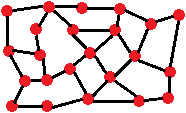
#> input picture goodGraphs/graph3.png, 186 x 113 px
$ python algo.py
#> lines starting #> are read from the running program, lines starting #| are printed output that depends on the picture
### Vertex.py
class Vertex:
    def __init__(self, color) -> None:
        self.pixel_coordinates = set()
        self.color = color

    # [5 lines left out: function compare, not called in this run]

    def add(self,x,y):
        self.pixel_coordinates.add((x,y))

    def remove(self,x,y):
        self.pixel_coordinates.remove((x,y))

    def get_size(self):
        return len(self.pixel_coordinates)

    def __str__(self):
        return f"Vertex" + self.index

### Edge.py
class Edge:
    def __init__(self, color) -> None:
        self.pixel_coordinates = set()
        self.color = color
        self.Verticies = set()
        self.full = False

    # [5 lines left out: function compare, not called in this run]

    def add(self,x,y):
        self.pixel_coordinates.add((x,y))

    def remove(self,x,y):
        self.pixel_coordinates.remove((x,y))

    def get_size(self):
        return len(self.pixel_coordinates)

    # [5 lines left out: function addVertex, not called in this run]

### algo.py
from PIL import Image, ImageDraw
import numpy as np
import Vertex, Edge

image_path = "goodGraphs/graph3.png"

color_white = (255, 255, 255)
color_black = (0, 0, 0)
color_red = (237, 28, 36)
color_green = (34, 177, 76)

im = Image.open(image_path)
#> im is the input picture: PIL image 186x113 RGB; mean R, G, B 223.4, 199.7, 200.6
im = im.convert('RGB')

id = [[0 for i in range(im.size[0]) ] for i in range(im.size[1])]
Vertices = []
Edges = []
colors = {0}
#Identify the pixel

#Define a way to change the order of iteration to improve subsequent passes
# def f(flip_i_index)
# range_i = range(1,im.size[1] - 1)
# if flip_i_index:
# 	range_i = range(im.size[1] - 1, 0, -1)
# for i in range(range_i):

for j in range(1,im.size[1] - 1):
    for i in range(1,im.size[0] - 1):
        pixel = im.getpixel((i,j))
        #colors.add(pixel)
        if not(pixel == color_white):

            up_left_pixel = im.getpixel((i - 1,j - 1))
            up_pixel = im.getpixel((i,j - 1))
            up_right_pixel = im.getpixel((i + 1,j - 1))

            left_pixel = im.getpixel((i - 1,j))
            right_pixel = im.getpixel((i + 1,j))

            down_left_pixel = im.getpixel((i - 1,j + 1))
            down_pixel = im.getpixel((i,j + 1))
            down_right_pixel = im.getpixel((i + 1,j + 1))

            #Can simplify everything by putting it in a loop like this
            # neighbors = [
            # [i-1,j-1],
            # [i,j-1],....
            # ]
            # for x,y in neighbors:


            if id[j][i] == 0:
                if (pixel == down_right_pixel) and not(id[j + 1][i + 1]==0):
                    id[j][i] = id[j + 1][i + 1]
                    #print("upleft")

                elif (pixel == down_pixel) and not(id[j + 1][i]==0):
                                    id[j][i] = id[j + 1][i]

                                    #print("up")

                elif (pixel == down_left_pixel) and not(id[j + 1][i - 1]==0):
                                    id[j][i] = id[j + 1][i - 1]

                                    #print("upright")

                elif (pixel == right_pixel) and not(id[j][i + 1]==0):
                                    id[j][i] = id[j][i + 1]

                                    #print("left")

                elif pixel == left_pixel and not(id[j][i - 1]==0):
                                    id[j][i] = id[j][i - 1]

                                    #print("left")

                elif pixel == up_right_pixel and not(id[j - 1][i + 1]==0):
                                    id[j][i] = id[j - 1][i + 1]

                                    #print("upright")

                elif pixel == up_pixel and not(id[j - 1][i]==0):
                                    id[j][i] = id[j - 1][i]

                                    #print("up")

                elif pixel == up_left_pixel and not(id[j - 1][i - 1]==0):
                                    id[j][i] = id[j - 1][i - 1]

                                    #print("upleft")

                else:
                    if pixel == color_black:

                        id[j][i] = Edge.Edge(tuple(np.random.choice(range(256), size=3)))
                        #id[j][i] = Edge.Edge(pixel)
                        Edges.append(id[j][i])
                    else:
                        id[j][i] = Vertex.Vertex(tuple(np.random.choice(range(256), size=3)))
                        #id[j][i] = Vertex.Vertex(pixel)
                        Vertices.append(id[j][i])

            id[j][i].add(i,j)

            if pixel == up_left_pixel:
                if not(id[j - 1][i - 1]==0):
                    id[j - 1][i - 1].remove(i - 1, j - 1)
                id[j - 1][i - 1] = id[j][i]
                id[j - 1][i - 1].add(i - 1,j - 1)
                #print("upleft)

            if pixel == up_pixel:
                if not(id[j - 1][i]==0):
                    id[j - 1][i].remove(i, j - 1)
                id[j - 1][i] = id[j][i]
                id[j - 1][i].add(i, j - 1)
                #print("up")

            if pixel == up_right_pixel:
                if not(id[j - 1][i + 1]==0):
                    id[j - 1][i + 1].remove(i + 1, j - 1)
                id[j - 1][i + 1] = id[j][i]
                id[j - 1][i + 1].add(i + 1, j - 1)
                #print("upright")

            if pixel == left_pixel:
                if not(id[j][i - 1]==0):
                    id[j][i - 1].remove(i - 1, j)
                id[j][i - 1] = id[j][i]
                id[j][i - 1].add(i - 1, j)
                #print("left")

            if pixel == right_pixel:
                if not(id[j][i + 1]==0):
                    id[j][i + 1].remove(i + 1, j)
                id[j][i + 1] = id[j][i]
                id[j][i + 1].add(i + 1, j)
                #print("left")

            if pixel == down_left_pixel:
                if not(id[j + 1][i - 1]==0):
                    id[j + 1][i - 1].remove(i - 1,j + 1)
                id[j + 1][i - 1] = id[j][i]
                id[j + 1][i - 1].add(i - 1,j + 1)
                #print("upright")

            if pixel == down_pixel:
                if not(id[j + 1][i]==0):
                    id[j + 1][i].remove(i, j + 1)
                id[j + 1][i] = id[j][i]
                id[j + 1][i].add(i, j + 1)
                #print("up")

            if pixel == down_right_pixel:
                if not(id[j + 1][i + 1]==0):
                    id[j + 1][i + 1].remove(i + 1,j + 1)
                id[j + 1][i + 1] = id[j][i]
                id[j + 1][i + 1].add(i + 1,j + 1)
#> after the loop, Edges = 51 items; Vertices = 33 items; id = 113 items
                #print("upleft")


#draw image
image = Image.new("RGB", im.size, (255, 255, 255))
#> image: PIL image 186x113 RGB; every value is 255

for vertex in Vertices:
    pixels = vertex.pixel_coordinates
    for pixel in pixels:
        image.putpixel(pixel, vertex.color)
#> this loop made 33 passes
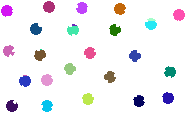
#> image: PIL image 186x113 RGB; mean R, G, B 239.2, 237.9, 242.2

for edge in Edges:
    pixels = edge.pixel_coordinates
    for pixel in pixels:
        image.putpixel(pixel, edge.color)
#> this loop made 51 passes
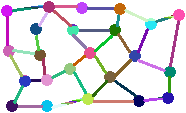
#> image: PIL image 186x113 RGB; mean R, G, B 224.1, 222.3, 227

#image.putpixel((10,6), (0,0,0))
#print(id[10][6].color)

image.save("first iteration.png")
print(colors)
for count in range(0,50):
    for j in range(1,im.size[1] - 1):
        for i in range(1,im.size[0] - 1):
            pixel = im.getpixel((i,j))
            #colors.add(pixel)
            if not(pixel == color_white):

                up_left_pixel = im.getpixel((i - 1,j - 1))
                up_pixel = im.getpixel((i,j - 1))
                up_right_pixel = im.getpixel((i + 1,j - 1))

                left_pixel = im.getpixel((i - 1,j))
                right_pixel = im.getpixel((i + 1,j))

                down_left_pixel = im.getpixel((i - 1,j + 1))
                down_pixel = im.getpixel((i,j + 1))
                down_right_pixel = im.getpixel((i + 1,j + 1))

                count = {}
                if (pixel == down_right_pixel) and not(id[j + 1][i + 1]==0):
                        if id[j + 1][i + 1] in count:
                              count[id[j + 1][i + 1]] = count[id[j + 1][i + 1]] + 1
                        else:
                              count[id[j + 1][i + 1]] = 0

                if (pixel == down_pixel) and not(id[j + 1][i]==0):
                        if id[j + 1][i] in count:
                              count[id[j + 1][i]] = count[id[j + 1][i]] + 1
                        else:
                              count[id[j + 1][i]] = 0

                if (pixel == down_left_pixel) and not(id[j + 1][i - 1]==0):
                        if id[j + 1][i - 1] in count:
                              count[id[j + 1][i - 1]] = count[id[j + 1][i - 1]] + 1
                        else:
                              count[id[j + 1][i - 1]] = 0

                if (pixel == right_pixel) and not(id[j][i + 1]==0):
                        if id[j][i + 1] in count:
                              count[id[j][i + 1]] = count[id[j][i + 1]] + 1
                        else:
                              count[id[j][i + 1]] = 0

                if (pixel == left_pixel) and not(id[j][i - 1]==0):
                        if id[j][i - 1] in count:
                              count[id[j][i - 1]] = count[id[j][i - 1]] + 1
                        else:
                              count[id[j][i - 1]] = 0

                if (pixel == up_right_pixel) and not(id[j - 1][i + 1]==0):
                        if id[j - 1][i + 1] in count:
                              count[id[j - 1][i + 1]] = count[id[j - 1][i + 1]] + 1
                        else:
                              count[id[j - 1][i + 1]] = 0

                if (pixel == up_pixel) and not(id[j - 1][i]==0):
                        if id[j - 1][i] in count:
                              count[id[j - 1][i]] = count[id[j - 1][i]] + 1
                        else:
                              count[id[j - 1][i]] = 0

                if (pixel == up_left_pixel) and not(id[j - 1][i - 1]==0):
                        if id[j - 1][i - 1] in count:
                              count[id[j - 1][i - 1]] = count[id[j - 1][i - 1]] + 1
                        else:
                              count[id[j - 1][i - 1]] = 0

                biggest_count = [0,0]
                for key in count:
                       if count[key] > biggest_count[1]:
                              biggest_count[0] = key
                              biggest_count[1] = count[key]

                if len(count)>4:
                    print(len(count))

                if not(id[j][i]==biggest_count[0]) and not (biggest_count[0] == 0):
                    id[j][i].remove(i,j)
                    id[j][i] = biggest_count[0]
                    id[j][i].add(i,j)

                """if (pixel == down_right_pixel) and not(id[j + 1][i + 1]==id[j][i]):
                    id[j][i].remove(i,j)
                    id[j][i] = id[j + 1][i + 1]
                    id[j][i].add(i,j)
                    #print("upleft")

                elif (pixel == down_pixel) and not(id[j + 1][i]==id[j][i]):
                    id[j][i].remove(i,j)
                    id[j][i] = id[j + 1][i]
                    id[j][i].add(i,j)
                    #print("up")

                elif (pixel == down_left_pixel) and not(id[j + 1][i - 1]==id[j][i]):
                    id[j][i].remove(i,j)
                    id[j][i] = id[j + 1][i - 1]
                    id[j][i].add(i,j)
                    #print("upright")

                elif (pixel == right_pixel) and not(id[j][i + 1]==id[j][i]):
                    id[j][i].remove(i,j)
                    id[j][i] = id[j][i + 1]
                    id[j][i].add(i,j)
                    #print("left")

                elif pixel == left_pixel and not(id[j][i - 1]==id[j][i]):
                    id[j][i].remove(i,j)
                    id[j][i] = id[j][i - 1]
                    id[j][i].add(i,j)
                    #print("left")

                elif pixel == up_right_pixel and not(id[j - 1][i + 1]==id[j][i]):
                    id[j][i].remove(i,j)
                    id[j][i] = id[j - 1][i + 1]
                    id[j][i].add(i,j)
                    #print("upright")

                elif pixel == up_pixel and not(id[j - 1][i]==id[j][i]):
                    id[j][i].remove(i,j)
                    id[j][i] = id[j - 1][i]
                    id[j][i].add(i,j)
                    #print("up")

                elif pixel == up_left_pixel and not(id[j - 1][i - 1]==id[j][i]):
                    id[j][i].remove(i,j)
                    id[j][i] = id[j - 1][i - 1]
                    id[j][i].add(i,j)
                    #print("upleft")"""

"""
for j in reversed(range(1,im.size[1] - 1)):
    for i in reversed(range(1,im.size[0] - 1)):
        pixel = im.getpixel((i,j))
        if not(pixel == color_white):

            up_left_pixel = im.getpixel((i - 1,j - 1))
            up_pixel = im.getpixel((i,j - 1))
            up_right_pixel = im.getpixel((i + 1,j - 1))

            left_pixel = im.getpixel((i - 1,j))
            right_pixel = im.getpixel((i + 1,j))

            down_left_pixel = im.getpixel((i - 1,j + 1))
            down_pixel = im.getpixel((i,j + 1))
            down_right_pixel = im.getpixel((i + 1,j - 1))

            if pixel == down_right_pixel:
                id[j][i] = id[j - 1][i + 1]
                #print("upleft")

            elif pixel == down_pixel:
                id[j][i] = id[j + 1][i]
                #print("up")

            elif pixel == down_left_pixel:
                id[j][i] = id[j + 1][i - 1]
                #print("upright")

            elif pixel == right_pixel:
                id[j][i] = id[j][i + 1]
                #print("left")

            else:
                if pixel == color_black:
                    id[j][i] = Edge.Edge(tuple(np.random.choice(range(256), size=3)))
                    #id[j][i] = Edge.Edge(pixel)
                    Edges.append(id[j][i])
                else:
                    id[j][i] = Vertex.Vertex(tuple(np.random.choice(range(256), size=3)))
                    #id[j][i] = Vertex.Vertex(pixel)
                    Vertices.append(id[j][i])

            id[j][i].add(i,j)"""


#draw image
image = Image.new("RGB", im.size, (255, 255, 255))

for vertex in Vertices:
    pixels = vertex.pixel_coordinates
    for pixel in pixels:
        image.putpixel(pixel, vertex.color)

for edge in Edges:
    pixels = edge.pixel_coordinates
    for pixel in pixels:
        image.putpixel(pixel, edge.color)

#image.putpixel((10,6), (0,0,0))
#print(id[10][6].color)

image.save("second iteration.png")

polished_Edges = []
polished_Vertices = []
for edge in Edges:
       if not(edge.get_size() == 0):
              polished_Edges.append(edge)
#> after the loop, polished_Edges = 43 items

for vertex in Vertices:
       if not(vertex.get_size() == 0):
              polished_Vertices.append(vertex)
#> after the loop, polished_Vertices = 25 items

print(len(polished_Edges))
#| 43
print(len(polished_Vertices))
#| 25
